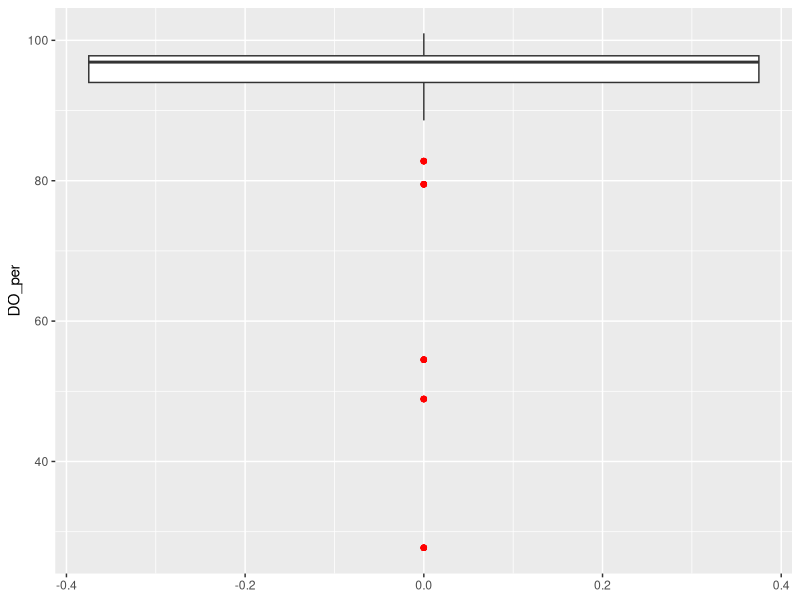
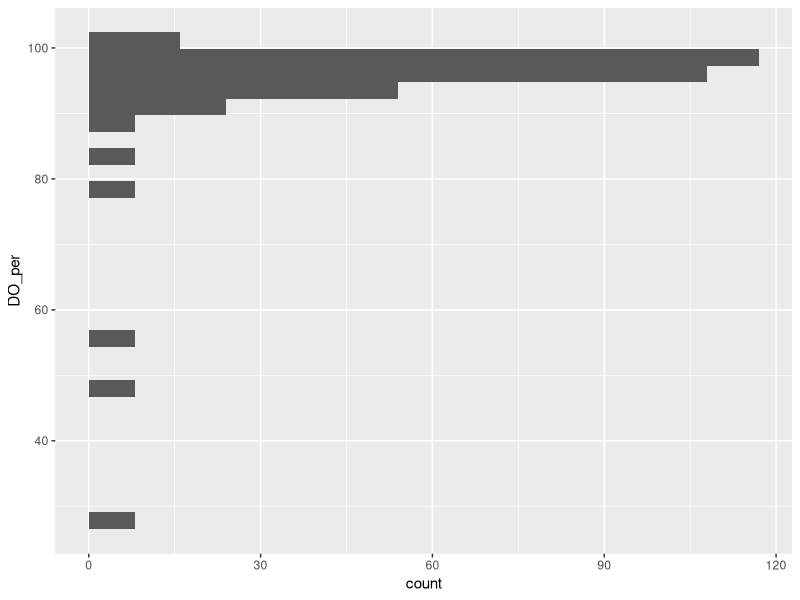
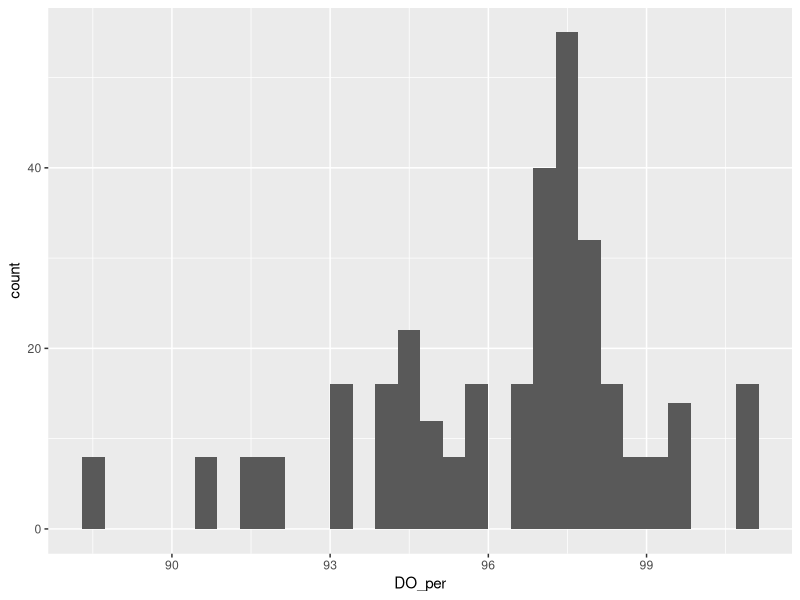
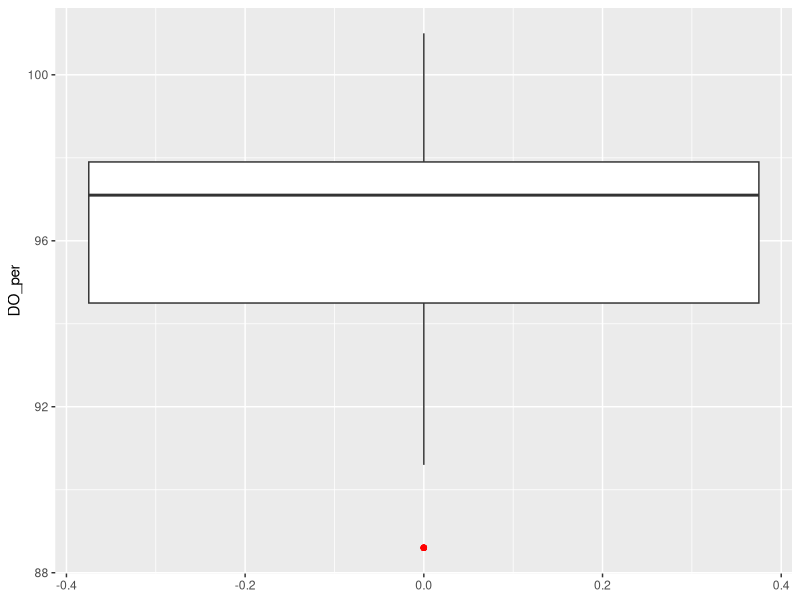
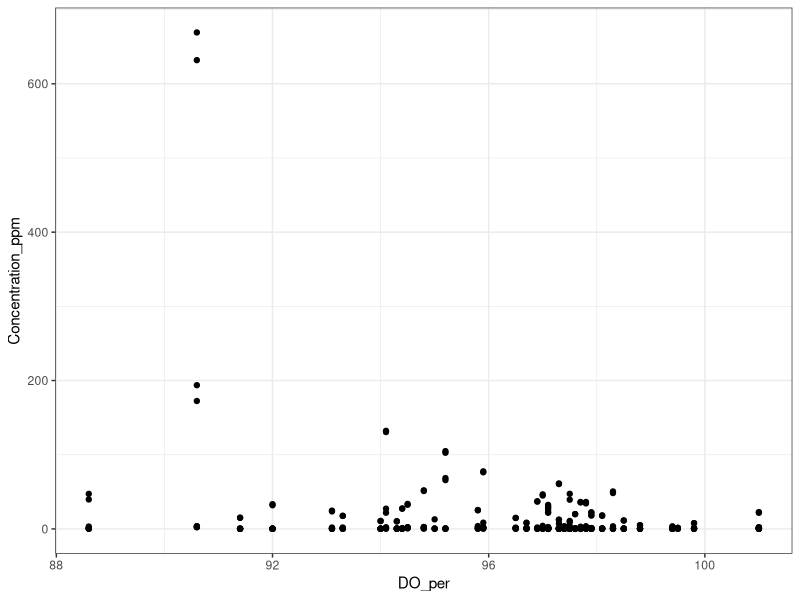
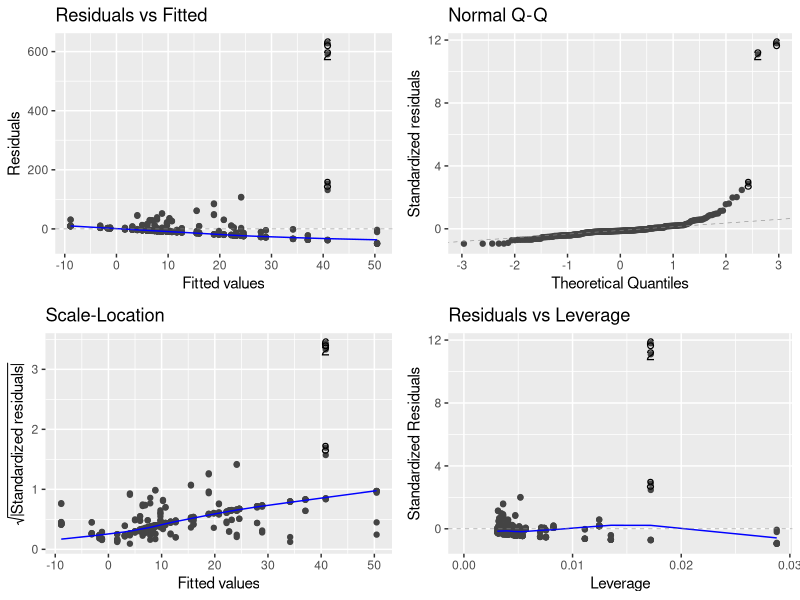
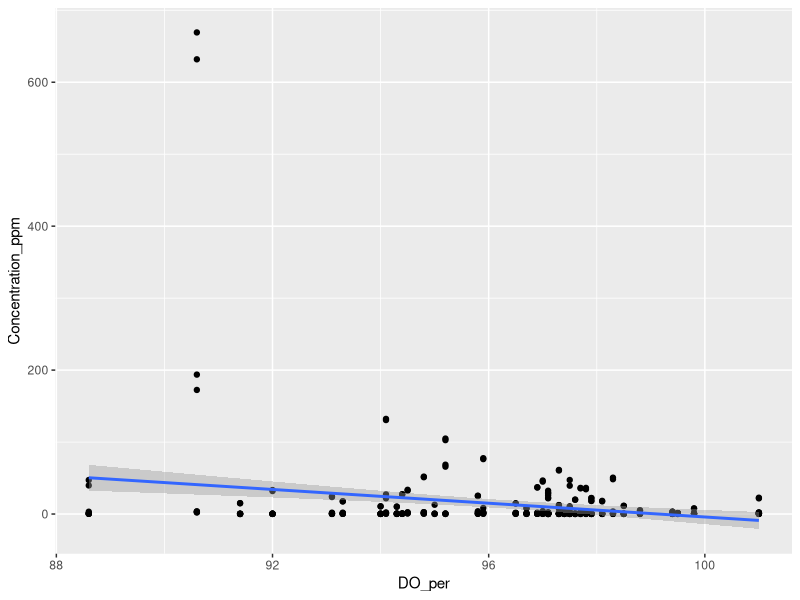

These charts were generated, in order, by the following R code:
## ---- chunk 1
rm(list = ls())
library(tidyverse)
library(here)
library(ggfortify)
library(multcomp)
Stream = read.csv(here("Data", "Bazuro_Capstone_Final.csv"))
## ---- chunk 2
glimpse(Stream)
## ---- chunk 3
glimpse(Stream)
## ---- chunk 4
ggplot(data = Stream, aes(y = DO_per)) +
  geom_boxplot(outlier.color = "red")
## ---- chunk 5
ggplot(data = Stream, aes(y = DO_per)) +
  geom_histogram()
## ---- chunk 6
Stream <- Stream |> filter(DO_per >= 85)
Stream |> arrange(DO_per)
## ---- chunk 7
ggplot(data = Stream, aes(x = DO_per))+
  geom_histogram()
## ---- chunk 8
ggplot(data = Stream, aes(y = DO_per)) +
  geom_boxplot(outlier.color = "red")
## ---- chunk 9
ggplot(Stream, aes(x = DO_per, y = Concentration_ppm)) +
  geom_point() +
  theme_bw()
## ---- chunk 10
mod1 = lm(Concentration_ppm ~ DO_per, data = Stream)
## ---- chunk 11
autoplot(mod1)
## ---- chunk 12
anova(mod1)
## ---- chunk 13
summary(mod1)
## ---- chunk 14
ggplot(Stream, aes(x = DO_per, y = Concentration_ppm)) +
  geom_point() +
  geom_smooth(method = "lm")
  theme_bw()
